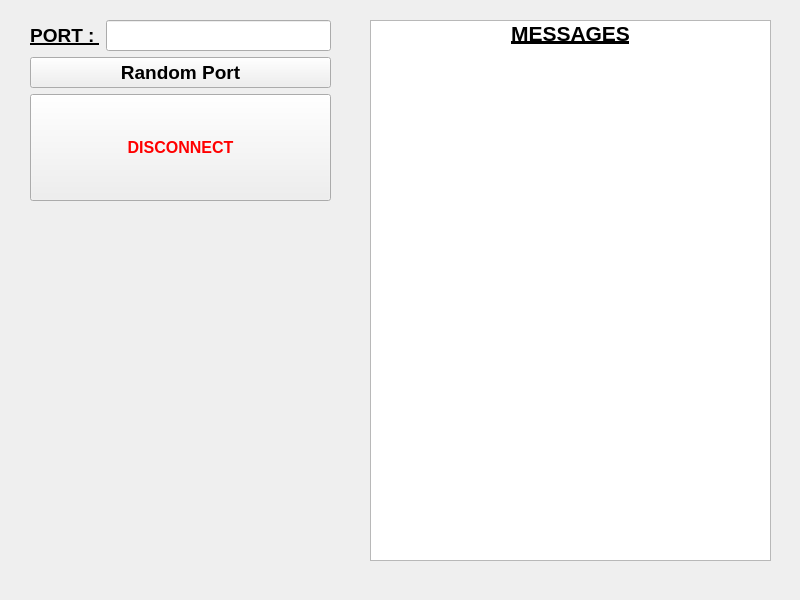
<?xml version="1.0" encoding="UTF-8"?>
<ui version="4.0">
 <class>broadcastDevice</class>
 <widget class="QMainWindow" name="broadcastDevice">
  <property name="geometry">
   <rect>
    <x>0</x>
    <y>0</y>
    <width>800</width>
    <height>600</height>
   </rect>
  </property>
  <property name="windowTitle">
   <string>broadcastDevice</string>
  </property>
  <property name="styleSheet">
   <string notr="true"/>
  </property>
  <widget class="QWidget" name="centralwidget">
   <property name="styleSheet">
    <string notr="true">b</string>
   </property>
   <widget class="QListWidget" name="messageHistories">
    <property name="geometry">
     <rect>
      <x>370</x>
      <y>20</y>
      <width>401</width>
      <height>541</height>
     </rect>
    </property>
    <item>
     <property name="text">
      <string>MESSAGES</string>
     </property>
     <property name="font">
      <font>
       <pointsize>16</pointsize>
       <bold>true</bold>
       <underline>true</underline>
      </font>
     </property>
     <property name="textAlignment">
      <set>AlignCenter</set>
     </property>
    </item>
   </widget>
   <widget class="QWidget" name="portSettings" native="true">
    <property name="geometry">
     <rect>
      <x>30</x>
      <y>20</y>
      <width>301</width>
      <height>181</height>
     </rect>
    </property>
    <property name="styleSheet">
     <string notr="true"/>
    </property>
    <layout class="QVBoxLayout" name="verticalLayout_2">
     <item>
      <layout class="QVBoxLayout" name="verticalLayout_3">
       <item>
        <layout class="QHBoxLayout" name="horizontalLayout_2">
         <item>
          <widget class="QLabel" name="portText">
           <property name="sizePolicy">
            <sizepolicy hsizetype="Preferred" vsizetype="Fixed">
             <horstretch>0</horstretch>
             <verstretch>0</verstretch>
            </sizepolicy>
           </property>
           <property name="font">
            <font>
             <pointsize>14</pointsize>
             <bold>true</bold>
             <underline>true</underline>
            </font>
           </property>
           <property name="text">
            <string>PORT : </string>
           </property>
           <property name="alignment">
            <set>Qt::AlignCenter</set>
           </property>
           <property name="margin">
            <number>5</number>
           </property>
          </widget>
         </item>
         <item>
          <widget class="QLineEdit" name="portValue">
           <property name="font">
            <font>
             <pointsize>14</pointsize>
             <bold>true</bold>
            </font>
           </property>
           <property name="styleSheet">
            <string notr="true"/>
           </property>
           <property name="text">
            <string/>
           </property>
           <property name="alignment">
            <set>Qt::AlignCenter</set>
           </property>
           <property name="readOnly">
            <bool>true</bool>
           </property>
          </widget>
         </item>
        </layout>
       </item>
       <item>
        <widget class="QPushButton" name="openPortButton">
         <property name="font">
          <font>
           <pointsize>14</pointsize>
           <bold>true</bold>
          </font>
         </property>
         <property name="text">
          <string>Random Port</string>
         </property>
        </widget>
       </item>
       <item>
        <widget class="QPushButton" name="disconnectButton">
         <property name="sizePolicy">
          <sizepolicy hsizetype="Expanding" vsizetype="Minimum">
           <horstretch>0</horstretch>
           <verstretch>0</verstretch>
          </sizepolicy>
         </property>
         <property name="font">
          <font>
           <pointsize>12</pointsize>
           <bold>true</bold>
          </font>
         </property>
         <property name="styleSheet">
          <string notr="true">color: red; padding: 10px;</string>
         </property>
         <property name="text">
          <string>DISCONNECT</string>
         </property>
         <property name="autoRepeat">
          <bool>false</bool>
         </property>
         <property name="flat">
          <bool>false</bool>
         </property>
        </widget>
       </item>
      </layout>
     </item>
    </layout>
   </widget>
  </widget>
 </widget>
 <resources/>
 <connections/>
</ui>
